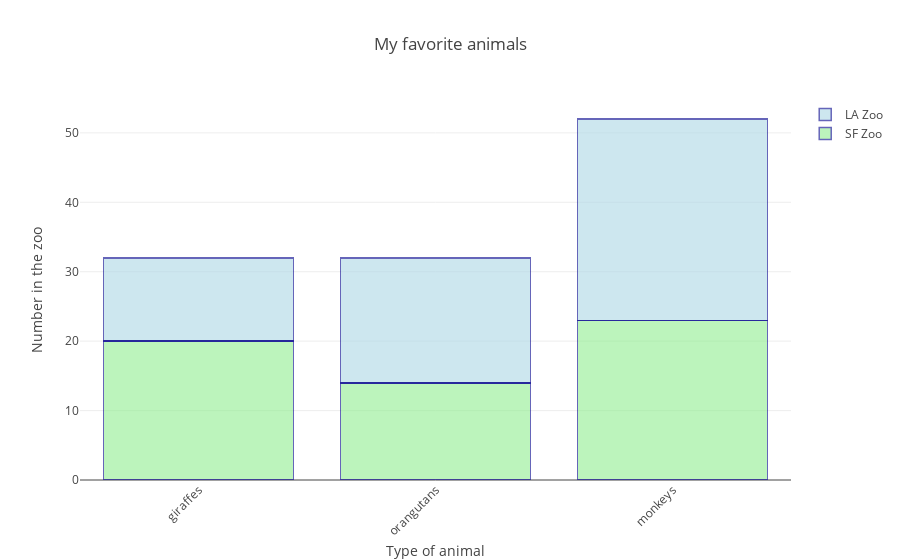

Notebook source saved alongside this figure:
### Code cell
# Stacked bar chart
trace1 = go.Bar(
    x=['giraffes', 'orangutans', 'monkeys'],
    y=[20, 14, 23],
    name='SF Zoo',
    textposition = 'auto',
    marker=dict(
        color='lightgreen',
        line=dict(
            color='darkblue',
            width=1.5),
        ),
    opacity=0.6
)
trace2 = go.Bar(
    x=['giraffes', 'orangutans', 'monkeys'],
    y=[12, 18, 29],
    name='LA Zoo',
    textposition = 'auto',
    marker=dict(
        color='lightblue',
        line=dict(
            color='darkblue',
            width=1.5),
        ),
    opacity=0.6
)

data = [trace1, trace2]
layout = go.Layout(
    barmode='stack',
    title = 'My favorite animals', # Graph title
    xaxis = dict(title = 'Type of animal', tickangle=-45), # x-axis label
    yaxis = dict(title = 'Number in the zoo'), # y-axis label
)

fig = go.Figure(data=data, layout=layout)
iplot(fig)

### Figure 1 — Plotly figure (JSON) as saved in the notebook; plotly's stock layout.template omitted (floating-point values rounded to 4 significant figures)
{"data": [{"marker": {"color": "lightgreen", "line": {"color": "darkblue", "width": 1.5}}, "name": "SF Zoo", "opacity": 0.6, "textposition": "auto", "type": "bar", "uid": "371b05ce-1c94-462a-9b4d-e5ea6a09ac1a", "x": ["giraffes", "orangutans", "monkeys"], "y": [20, 14, 23]}, {"marker": {"color": "lightblue", "line": {"color": "darkblue", "width": 1.5}}, "name": "LA Zoo", "opacity": 0.6, "textposition": "auto", "type": "bar", "uid": "8522b2b6-3e6a-490c-958e-423c40d1e816", "x": ["giraffes", "orangutans", "monkeys"], "y": [12, 18, 29]}], "layout": {"barmode": "stack", "title": {"text": "My favorite animals"}, "xaxis": {"tickangle": -45, "title": {"text": "Type of animal"}}, "yaxis": {"title": {"text": "Number in the zoo"}}}}
